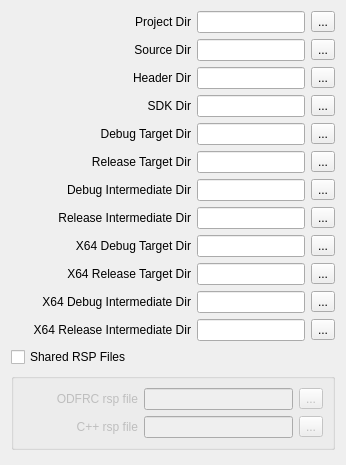
      <widget class="QWidget" name="winTab">
       <property name="enabled">
        <bool>true</bool>
       </property>
       <attribute name="title">
        <string>Win</string>
       </attribute>
       <layout class="QGridLayout" name="gridLayout_2">
        <item row="0" column="0">
         <layout class="QVBoxLayout" name="verticalLayout_2">
          <item>
           <layout class="QVBoxLayout" name="verticalLayout_9">
            <item>
             <layout class="QHBoxLayout" name="horizontalLayout_29">
              <item>
               <widget class="QLabel" name="label_17">
                <property name="sizePolicy">
                 <sizepolicy hsizetype="Fixed" vsizetype="Preferred">
                  <horstretch>0</horstretch>
                  <verstretch>0</verstretch>
                 </sizepolicy>
                </property>
                <property name="minimumSize">
                 <size>
                  <width>180</width>
                  <height>0</height>
                 </size>
                </property>
                <property name="toolTip">
                 <string>&lt;html&gt;&lt;head/&gt;&lt;body&gt;&lt;pre style=&quot; margin-top:0px; margin-bottom:0px; margin-left:0px; margin-right:0px; -qt-block-indent:0; text-indent:0px; line-height:24px; background-color:#282a36;&quot;&gt;&lt;span style=&quot; font-family:'Menlo','Monaco','Courier New','monospace'; font-size:16px; color:#f1fa8c;&quot;&gt;An absolute path to the directory where the Mac project file will be saved.&lt;/span&gt;&lt;/pre&gt;&lt;/body&gt;&lt;/html&gt;</string>
                </property>
                <property name="text">
                 <string>Project Dir</string>
                </property>
                <property name="alignment">
                 <set>Qt::AlignRight|Qt::AlignTrailing|Qt::AlignVCenter</set>
                </property>
               </widget>
              </item>
              <item>
               <widget class="QLineEdit" name="winProjectDir">
                <property name="minimumSize">
                 <size>
                  <width>0</width>
                  <height>0</height>
                 </size>
                </property>
               </widget>
              </item>
              <item>
               <widget class="QToolButton" name="winProjectDirChooser">
                <property name="text">
                 <string>...</string>
                </property>
               </widget>
              </item>
             </layout>
            </item>
            <item>
             <layout class="QHBoxLayout" name="horizontalLayout_28">
              <item>
               <widget class="QLabel" name="label_18">
                <property name="sizePolicy">
                 <sizepolicy hsizetype="Fixed" vsizetype="Preferred">
                  <horstretch>0</horstretch>
                  <verstretch>0</verstretch>
                 </sizepolicy>
                </property>
                <property name="minimumSize">
                 <size>
                  <width>180</width>
                  <height>0</height>
                 </size>
                </property>
                <property name="toolTip">
                 <string>&lt;html&gt;&lt;head/&gt;&lt;body&gt;&lt;pre style=&quot; margin-top:0px; margin-bottom:0px; margin-left:0px; margin-right:0px; -qt-block-indent:0; text-indent:0px; line-height:24px; background-color:#282a36;&quot;&gt;&lt;span style=&quot; font-family:'Menlo','Monaco','Courier New','monospace'; font-size:16px; color:#f1fa8c;&quot;&gt;An absolute path to the directory where the Mac project file will be saved.&lt;/span&gt;&lt;/pre&gt;&lt;/body&gt;&lt;/html&gt;</string>
                </property>
                <property name="text">
                 <string>Source Dir</string>
                </property>
                <property name="alignment">
                 <set>Qt::AlignRight|Qt::AlignTrailing|Qt::AlignVCenter</set>
                </property>
               </widget>
              </item>
              <item>
               <widget class="QLineEdit" name="winSourceDir">
                <property name="minimumSize">
                 <size>
                  <width>0</width>
                  <height>0</height>
                 </size>
                </property>
               </widget>
              </item>
              <item>
               <widget class="QToolButton" name="winSourceDirChooser">
                <property name="text">
                 <string>...</string>
                </property>
               </widget>
              </item>
             </layout>
            </item>
            <item>
             <layout class="QHBoxLayout" name="horizontalLayout_27">
              <item>
               <widget class="QLabel" name="label_19">
                <property name="sizePolicy">
                 <sizepolicy hsizetype="Fixed" vsizetype="Preferred">
                  <horstretch>0</horstretch>
                  <verstretch>0</verstretch>
                 </sizepolicy>
                </property>
                <property name="minimumSize">
                 <size>
                  <width>180</width>
                  <height>0</height>
                 </size>
                </property>
                <property name="toolTip">
                 <string>&lt;html&gt;&lt;head/&gt;&lt;body&gt;&lt;pre style=&quot; margin-top:0px; margin-bottom:0px; margin-left:0px; margin-right:0px; -qt-block-indent:0; text-indent:0px; line-height:24px; background-color:#282a36;&quot;&gt;&lt;span style=&quot; font-family:'Menlo','Monaco','Courier New','monospace'; font-size:16px; color:#f1fa8c;&quot;&gt;Where generated header files should be saved.&lt;/span&gt;&lt;/pre&gt;&lt;/body&gt;&lt;/html&gt;</string>
                </property>
                <property name="text">
                 <string>Header Dir</string>
                </property>
                <property name="alignment">
                 <set>Qt::AlignRight|Qt::AlignTrailing|Qt::AlignVCenter</set>
                </property>
               </widget>
              </item>
              <item>
               <widget class="QLineEdit" name="winHeaderDir">
                <property name="minimumSize">
                 <size>
                  <width>0</width>
                  <height>0</height>
                 </size>
                </property>
               </widget>
              </item>
              <item>
               <widget class="QToolButton" name="winHeaderDirChooser">
                <property name="text">
                 <string>...</string>
                </property>
               </widget>
              </item>
             </layout>
            </item>
            <item>
             <layout class="QHBoxLayout" name="horizontalLayout_26">
              <item>
               <widget class="QLabel" name="label_20">
                <property name="sizePolicy">
                 <sizepolicy hsizetype="Fixed" vsizetype="Preferred">
                  <horstretch>0</horstretch>
                  <verstretch>0</verstretch>
                 </sizepolicy>
                </property>
                <property name="minimumSize">
                 <size>
                  <width>180</width>
                  <height>0</height>
                 </size>
                </property>
                <property name="toolTip">
                 <string>&lt;html&gt;&lt;head/&gt;&lt;body&gt;&lt;pre style=&quot; margin-top:0px; margin-bottom:0px; margin-left:0px; margin-right:0px; -qt-block-indent:0; text-indent:0px; line-height:24px; background-color:#282a36;&quot;&gt;&lt;span style=&quot; font-family:'Menlo','Monaco','Courier New','monospace'; font-size:16px; color:#f1fa8c;&quot;&gt;The relative (from the Mac project file) or absolute path to the SDK directory.&lt;/span&gt;&lt;/pre&gt;&lt;/body&gt;&lt;/html&gt;</string>
                </property>
                <property name="text">
                 <string>SDK Dir</string>
                </property>
                <property name="alignment">
                 <set>Qt::AlignRight|Qt::AlignTrailing|Qt::AlignVCenter</set>
                </property>
               </widget>
              </item>
              <item>
               <widget class="QLineEdit" name="winSDKDir">
                <property name="minimumSize">
                 <size>
                  <width>0</width>
                  <height>0</height>
                 </size>
                </property>
               </widget>
              </item>
              <item>
               <widget class="QToolButton" name="winSDKDirChooser">
                <property name="text">
                 <string>...</string>
                </property>
               </widget>
              </item>
             </layout>
            </item>
            <item>
             <layout class="QHBoxLayout" name="horizontalLayout_25">
              <item>
               <widget class="QLabel" name="label_21">
                <property name="sizePolicy">
                 <sizepolicy hsizetype="Fixed" vsizetype="Preferred">
                  <horstretch>0</horstretch>
                  <verstretch>0</verstretch>
                 </sizepolicy>
                </property>
                <property name="minimumSize">
                 <size>
                  <width>180</width>
                  <height>0</height>
                 </size>
                </property>
                <property name="toolTip">
                 <string>&lt;html&gt;&lt;head/&gt;&lt;body&gt;&lt;pre style=&quot; margin-top:0px; margin-bottom:0px; margin-left:0px; margin-right:0px; -qt-block-indent:0; text-indent:0px; line-height:24px; background-color:#282a36;&quot;&gt;&lt;span style=&quot; font-family:'Menlo','Monaco','Courier New','monospace'; font-size:16px; color:#f1fa8c;&quot;&gt;The relative (from the Mac project file) or absolute path to the debug target directory.&lt;/span&gt;&lt;/pre&gt;&lt;/body&gt;&lt;/html&gt;</string>
                </property>
                <property name="text">
                 <string>Debug Target Dir</string>
                </property>
                <property name="alignment">
                 <set>Qt::AlignRight|Qt::AlignTrailing|Qt::AlignVCenter</set>
                </property>
               </widget>
              </item>
              <item>
               <widget class="QLineEdit" name="winDebugTargetDir">
                <property name="minimumSize">
                 <size>
                  <width>0</width>
                  <height>0</height>
                 </size>
                </property>
               </widget>
              </item>
              <item>
               <widget class="QToolButton" name="winDebugTargetDirChooser">
                <property name="text">
                 <string>...</string>
                </property>
               </widget>
              </item>
             </layout>
            </item>
            <item>
             <layout class="QHBoxLayout" name="horizontalLayout_24">
              <item>
               <widget class="QLabel" name="label_22">
                <property name="sizePolicy">
                 <sizepolicy hsizetype="Fixed" vsizetype="Preferred">
                  <horstretch>0</horstretch>
                  <verstretch>0</verstretch>
                 </sizepolicy>
                </property>
                <property name="minimumSize">
                 <size>
                  <width>180</width>
                  <height>0</height>
                 </size>
                </property>
                <property name="text">
                 <string>Release Target Dir</string>
                </property>
                <property name="alignment">
                 <set>Qt::AlignRight|Qt::AlignTrailing|Qt::AlignVCenter</set>
                </property>
               </widget>
              </item>
              <item>
               <widget class="QLineEdit" name="winReleaseTargetDir">
                <property name="minimumSize">
                 <size>
                  <width>0</width>
                  <height>0</height>
                 </size>
                </property>
               </widget>
              </item>
              <item>
               <widget class="QToolButton" name="winReleaseTargetDirChooser">
                <property name="text">
                 <string>...</string>
                </property>
               </widget>
              </item>
             </layout>
            </item>
            <item>
             <layout class="QHBoxLayout" name="horizontalLayout_23">
              <item>
               <widget class="QLabel" name="label_23">
                <property name="sizePolicy">
                 <sizepolicy hsizetype="Fixed" vsizetype="Preferred">
                  <horstretch>0</horstretch>
                  <verstretch>0</verstretch>
                 </sizepolicy>
                </property>
                <property name="minimumSize">
                 <size>
                  <width>180</width>
                  <height>0</height>
                 </size>
                </property>
                <property name="toolTip">
                 <string>&lt;html&gt;&lt;head/&gt;&lt;body&gt;&lt;pre style=&quot; margin-top:0px; margin-bottom:0px; margin-left:0px; margin-right:0px; -qt-block-indent:0; text-indent:0px; line-height:24px; background-color:#282a36;&quot;&gt;&lt;span style=&quot; font-family:'Menlo','Monaco','Courier New','monospace'; font-size:16px; color:#f1fa8c;&quot;&gt;The relative (from the Mac project file) or absolute path to the debug target directory.&lt;/span&gt;&lt;/pre&gt;&lt;/body&gt;&lt;/html&gt;</string>
                </property>
                <property name="text">
                 <string>Debug Intermediate Dir</string>
                </property>
                <property name="alignment">
                 <set>Qt::AlignRight|Qt::AlignTrailing|Qt::AlignVCenter</set>
                </property>
               </widget>
              </item>
              <item>
               <widget class="QLineEdit" name="winDebugIntermediateDir">
                <property name="minimumSize">
                 <size>
                  <width>0</width>
                  <height>0</height>
                 </size>
                </property>
               </widget>
              </item>
              <item>
               <widget class="QToolButton" name="winDebugIntermediateDirChooser">
                <property name="text">
                 <string>...</string>
                </property>
               </widget>
              </item>
             </layout>
            </item>
            <item>
             <layout class="QHBoxLayout" name="horizontalLayout_22">
              <item>
               <widget class="QLabel" name="label_24">
                <property name="sizePolicy">
                 <sizepolicy hsizetype="Fixed" vsizetype="Preferred">
                  <horstretch>0</horstretch>
                  <verstretch>0</verstretch>
                 </sizepolicy>
                </property>
                <property name="minimumSize">
                 <size>
                  <width>180</width>
                  <height>0</height>
                 </size>
                </property>
                <property name="toolTip">
                 <string>&lt;html&gt;&lt;head/&gt;&lt;body&gt;&lt;pre style=&quot; margin-top:0px; margin-bottom:0px; margin-left:0px; margin-right:0px; -qt-block-indent:0; text-indent:0px; line-height:24px; background-color:#282a36;&quot;&gt;&lt;span style=&quot; font-family:'Menlo','Monaco','Courier New','monospace'; font-size:16px; color:#f1fa8c;&quot;&gt;The relative (from the Mac project file) or absolute path to the debug target directory.&lt;/span&gt;&lt;/pre&gt;&lt;/body&gt;&lt;/html&gt;</string>
                </property>
                <property name="text">
                 <string>Release Intermediate Dir</string>
                </property>
                <property name="alignment">
                 <set>Qt::AlignRight|Qt::AlignTrailing|Qt::AlignVCenter</set>
                </property>
               </widget>
              </item>
              <item>
               <widget class="QLineEdit" name="winReleaseIntermediateDir">
                <property name="minimumSize">
                 <size>
                  <width>0</width>
                  <height>0</height>
                 </size>
                </property>
               </widget>
              </item>
              <item>
               <widget class="QToolButton" name="winReleaseIntermediateDirChoose">
                <property name="text">
                 <string>...</string>
                </property>
               </widget>
              </item>
             </layout>
            </item>
            <item>
             <layout class="QHBoxLayout" name="horizontalLayout_21">
              <item>
               <widget class="QLabel" name="label_25">
                <property name="sizePolicy">
                 <sizepolicy hsizetype="Fixed" vsizetype="Preferred">
                  <horstretch>0</horstretch>
                  <verstretch>0</verstretch>
                 </sizepolicy>
                </property>
                <property name="minimumSize">
                 <size>
                  <width>180</width>
                  <height>0</height>
                 </size>
                </property>
                <property name="toolTip">
                 <string>&lt;html&gt;&lt;head/&gt;&lt;body&gt;&lt;pre style=&quot; margin-top:0px; margin-bottom:0px; margin-left:0px; margin-right:0px; -qt-block-indent:0; text-indent:0px; line-height:24px; background-color:#282a36;&quot;&gt;&lt;span style=&quot; font-family:'Menlo','Monaco','Courier New','monospace'; font-size:16px; color:#f1fa8c;&quot;&gt;The relative (from the Mac project file) or absolute path to the debug target directory.&lt;/span&gt;&lt;/pre&gt;&lt;/body&gt;&lt;/html&gt;</string>
                </property>
                <property name="text">
                 <string>X64 Debug Target Dir</string>
                </property>
                <property name="alignment">
                 <set>Qt::AlignRight|Qt::AlignTrailing|Qt::AlignVCenter</set>
                </property>
               </widget>
              </item>
              <item>
               <widget class="QLineEdit" name="winX64DebugTargetDir">
                <property name="minimumSize">
                 <size>
                  <width>0</width>
                  <height>0</height>
                 </size>
                </property>
               </widget>
              </item>
              <item>
               <widget class="QToolButton" name="winX64DebugTargetDirChooser">
                <property name="text">
                 <string>...</string>
                </property>
               </widget>
              </item>
             </layout>
            </item>
            <item>
             <layout class="QHBoxLayout" name="horizontalLayout_20">
              <item>
               <widget class="QLabel" name="label_26">
                <property name="sizePolicy">
                 <sizepolicy hsizetype="Fixed" vsizetype="Preferred">
                  <horstretch>0</horstretch>
                  <verstretch>0</verstretch>
                 </sizepolicy>
                </property>
                <property name="minimumSize">
                 <size>
                  <width>180</width>
                  <height>0</height>
                 </size>
                </property>
                <property name="text">
                 <string>X64 Release Target Dir</string>
                </property>
                <property name="alignment">
                 <set>Qt::AlignRight|Qt::AlignTrailing|Qt::AlignVCenter</set>
                </property>
               </widget>
              </item>
              <item>
               <widget class="QLineEdit" name="winX64ReleaseTargetDir">
                <property name="minimumSize">
                 <size>
                  <width>0</width>
                  <height>0</height>
                 </size>
                </property>
               </widget>
              </item>
              <item>
               <widget class="QToolButton" name="winX64ReleaseTargetDirChooser">
                <property name="text">
                 <string>...</string>
                </property>
               </widget>
              </item>
             </layout>
            </item>
            <item>
             <layout class="QHBoxLayout" name="horizontalLayout_19">
              <item>
               <widget class="QLabel" name="label_28">
                <property name="sizePolicy">
                 <sizepolicy hsizetype="Fixed" vsizetype="Preferred">
                  <horstretch>0</horstretch>
                  <verstretch>0</verstretch>
                 </sizepolicy>
                </property>
                <property name="minimumSize">
                 <size>
                  <width>180</width>
                  <height>0</height>
                 </size>
                </property>
                <property name="toolTip">
                 <string>&lt;html&gt;&lt;head/&gt;&lt;body&gt;&lt;pre style=&quot; margin-top:0px; margin-bottom:0px; margin-left:0px; margin-right:0px; -qt-block-indent:0; text-indent:0px; line-height:24px; background-color:#282a36;&quot;&gt;&lt;span style=&quot; font-family:'Menlo','Monaco','Courier New','monospace'; font-size:16px; color:#f1fa8c;&quot;&gt;The relative (from the Mac project file) or absolute path to the debug target directory.&lt;/span&gt;&lt;/pre&gt;&lt;/body&gt;&lt;/html&gt;</string>
                </property>
                <property name="text">
                 <string>X64 Debug Intermediate Dir</string>
                </property>
                <property name="alignment">
                 <set>Qt::AlignRight|Qt::AlignTrailing|Qt::AlignVCenter</set>
                </property>
               </widget>
              </item>
              <item>
               <widget class="QLineEdit" name="winX64DebugIntermediateDir">
                <property name="minimumSize">
                 <size>
                  <width>0</width>
                  <height>0</height>
                 </size>
                </property>
               </widget>
              </item>
              <item>
               <widget class="QToolButton" name="winX64DebugIntermediateDirChooser">
                <property name="text">
                 <string>...</string>
                </property>
               </widget>
              </item>
             </layout>
            </item>
            <item>
             <layout class="QHBoxLayout" name="horizontalLayout_18">
              <item>
               <widget class="QLabel" name="label_27">
                <property name="sizePolicy">
                 <sizepolicy hsizetype="Fixed" vsizetype="Preferred">
                  <horstretch>0</horstretch>
                  <verstretch>0</verstretch>
                 </sizepolicy>
                </property>
                <property name="minimumSize">
                 <size>
                  <width>180</width>
                  <height>0</height>
                 </size>
                </property>
                <property name="text">
                 <string>X64 Release Intermediate Dir</string>
                </property>
                <property name="alignment">
                 <set>Qt::AlignRight|Qt::AlignTrailing|Qt::AlignVCenter</set>
                </property>
               </widget>
              </item>
              <item>
               <widget class="QLineEdit" name="winX64ReleaseIntermediateDir">
                <property name="minimumSize">
                 <size>
                  <width>0</width>
                  <height>0</height>
                 </size>
                </property>
               </widget>
              </item>
              <item>
               <widget class="QToolButton" name="winX64ReleaseIntermediateDirChooser">
                <property name="text">
                 <string>...</string>
                </property>
               </widget>
              </item>
             </layout>
            </item>
           </layout>
          </item>
          <item>
           <widget class="QCheckBox" name="winSharedRSPFilesCheck">
            <property name="text">
             <string>Shared RSP Files</string>
            </property>
           </widget>
          </item>
          <item>
           <widget class="QGroupBox" name="winSharedGroupBox">
            <property name="enabled">
             <bool>false</bool>
            </property>
            <property name="styleSheet">
             <string notr="true"/>
            </property>
            <property name="title">
             <string/>
            </property>
            <layout class="QGridLayout" name="gridLayout_6">
             <item row="0" column="0">
              <layout class="QVBoxLayout" name="verticalLayout_8">
               <item>
                <layout class="QHBoxLayout" name="horizontalLayout_30">
                 <item>
                  <widget class="QLabel" name="label_29">
                   <property name="sizePolicy">
                    <sizepolicy hsizetype="Fixed" vsizetype="Preferred">
                     <horstretch>0</horstretch>
                     <verstretch>0</verstretch>
                    </sizepolicy>
                   </property>
                   <property name="minimumSize">
                    <size>
                     <width>115</width>
                     <height>0</height>
                    </size>
                   </property>
                   <property name="text">
                    <string>ODFRC rsp file</string>
                   </property>
                   <property name="alignment">
                    <set>Qt::AlignRight|Qt::AlignTrailing|Qt::AlignVCenter</set>
                   </property>
                  </widget>
                 </item>
                 <item>
                  <widget class="QLineEdit" name="winODFRCRspFile"/>
                 </item>
                 <item>
                  <widget class="QToolButton" name="winODFRCRspFileChooser">
                   <property name="text">
                    <string>...</string>
                   </property>
                  </widget>
                 </item>
                </layout>
               </item>
               <item>
                <layout class="QHBoxLayout" name="horizontalLayout_31">
                 <item>
                  <widget class="QLabel" name="label_30">
                   <property name="sizePolicy">
                    <sizepolicy hsizetype="Fixed" vsizetype="Preferred">
                     <horstretch>0</horstretch>
                     <verstretch>0</verstretch>
                    </sizepolicy>
                   </property>
                   <property name="minimumSize">
                    <size>
                     <width>115</width>
                     <height>0</height>
                    </size>
                   </property>
                   <property name="text">
                    <string>C++ rsp file</string>
                   </property>
                   <property name="alignment">
                    <set>Qt::AlignRight|Qt::AlignTrailing|Qt::AlignVCenter</set>
                   </property>
                  </widget>
                 </item>
                 <item>
                  <widget class="QLineEdit" name="winCPPRspFile"/>
                 </item>
                 <item>
                  <widget class="QToolButton" name="winCPPRspFileChooser">
                   <property name="text">
                    <string>...</string>
                   </property>
                  </widget>
                 </item>
                </layout>
               </item>
              </layout>
             </item>
            </layout>
           </widget>
          </item>
         </layout>
        </item>
        <item row="1" column="0">
         <spacer name="verticalSpacer_4">
          <property name="orientation">
           <enum>Qt::Vertical</enum>
          </property>
          <property name="sizeHint" stdset="0">
           <size>
            <width>20</width>
            <height>4</height>
           </size>
          </property>
         </spacer>
        </item>
       </layout>
      </widget>
